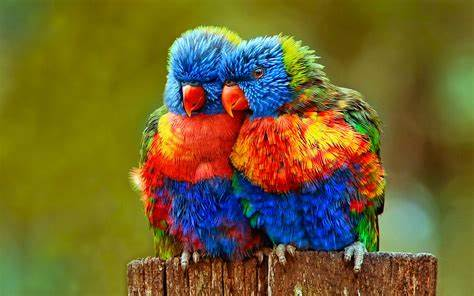
#> input picture Python/aaa.jpeg, 474 x 296 px
$ jupyter execute Identity_Transformations.ipynb
#> lines starting #> are read from the running program, lines starting #| are printed output that depends on the picture
[cell 1]
import numpy as np
import matplotlib.pyplot as plt
import cv2 as cv


t=np.arange(0,256).astype('uint8')
fig,ax=plt.subplots()
ax.plot(t)
ax.set_xlabel(r'input, $f(\mathbf{x})$')
ax.set_ylabel(r'output, $\mathrm{T} [f(\mathbf{x})]$')
ax.set_xlim(0,255)
ax.set_ylim(0,255)
ax.set_aspect("equal")
plt.savefig('transform.jpeg')
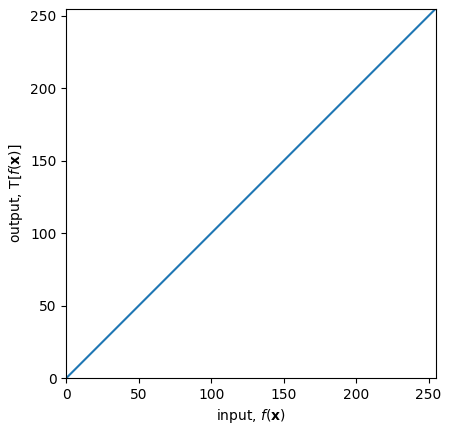
#> figure drawn by matplotlib, 1 panel; curve peaks at x = 255, y = 255
plt.show()
f=cv.imread('aaa.jpeg',cv.IMREAD_GRAYSCALE)
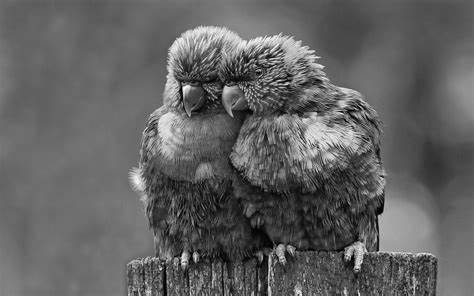
#> f: shape (296, 474); min 0, max 255, mean 97.9
print(f.shape)
#| (296, 474)
cv.namedWindow('image',cv.WINDOW_AUTOSIZE)
cv.imshow('image',f)
cv.waitKey(0)
image_transformed=cv.LUT(f,t)
cv.imshow('image_transformed',image_transformed)
cv.waitKey(0)
cv.destroyAllWindows()
